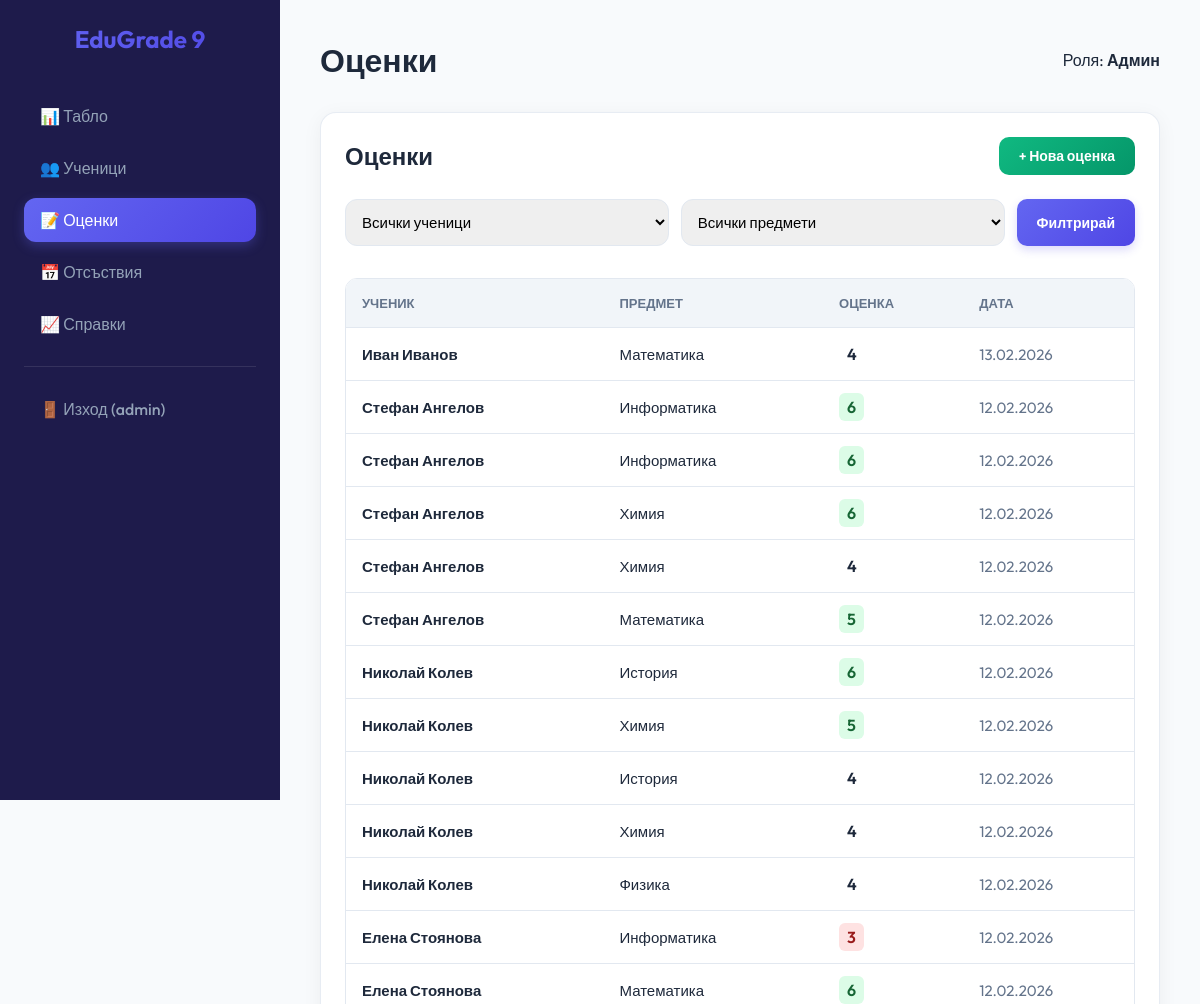
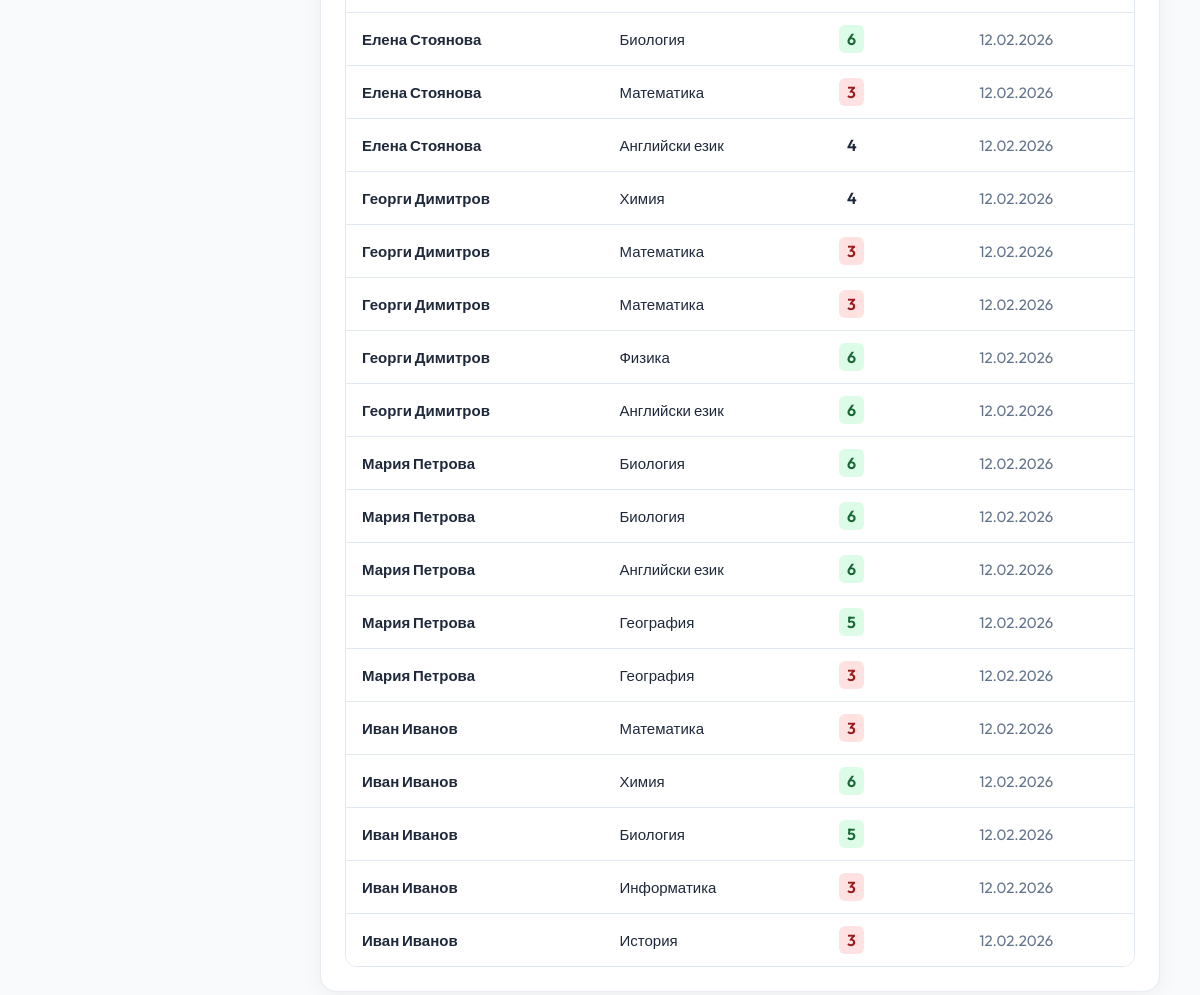
The page /grades/ (signed in) on the database its author committed (2 pictures, top to bottom).
### models.py (models this page shows, shortened)
class User(UserMixin, db.Model):
    __tablename__ = 'users'
    id = db.Column(db.Integer, primary_key=True)
    username = db.Column(db.String(64), unique=True, nullable=False, index=True)
    password_hash = db.Column(db.String(128))
    role = db.Column(db.String(20), nullable=False, default='student') # admin, teacher, student

class Grade(db.Model):
    __tablename__ = 'grades'
    id = db.Column(db.Integer, primary_key=True)
    student_id = db.Column(db.Integer, db.ForeignKey('students.id'), nullable=False)
    subject_id = db.Column(db.Integer, db.ForeignKey('subjects.id'), nullable=False)
    grade_value = db.Column(db.Integer, nullable=False) # 2-6
    date_added = db.Column(db.DateTime, default=datetime.utcnow)

class Student(db.Model):
    __tablename__ = 'students'
    id = db.Column(db.Integer, primary_key=True)
    first_name = db.Column(db.String(64), nullable=False)
    last_name = db.Column(db.String(64), nullable=False)
    student_class = db.Column(db.String(10), nullable=False) # e.g., '9A'
    email = db.Column(db.String(120), unique=True, index=True)
    grades = db.relationship('Grade', backref='student', lazy='dynamic', cascade='all, delete-orphan')
    absences = db.relationship('Absence', backref='student', lazy='dynamic', cascade='all, delete-orphan')

class Subject(db.Model):
    __tablename__ = 'subjects'
    id = db.Column(db.Integer, primary_key=True)
    name = db.Column(db.String(64), unique=True, nullable=False)
    grades = db.relationship('Grade', backref='subject', lazy='dynamic')

### routes/grades.py (the view)
@grades_bp.route('/')
@login_required
def list_grades():
    student_id = request.args.get('student_id', type=int)
    subject_id = request.args.get('subject_id', type=int)
    query = Grade.query
    if student_id:
        query = query.filter_by(student_id=student_id)
    if subject_id:
        query = query.filter_by(subject_id=subject_id)
    grades = query.order_by(Grade.date_added.desc()).all()
    students = Student.query.all()
    subjects = Subject.query.all()
    return render_template('grades/list.html', title='Оценки', grades=grades, students=students, subjects=subjects)

### templates/grades/list.html (shortened to what this page needs)
{% extends 'base.html' %}
{% block content %}
<div class="card">
    <div style="display: flex; justify-content: space-between; align-items: center; margin-bottom: 24px;">
        <h2>Оценки</h2>
        {% if current_user.role in ['admin', 'teacher'] %}
        <a href="{{ url_for('grades.add_grade') }}" class="btn btn-success">+ Нова оценка</a>
        {% endif %}
    </div>
    <form method="GET" style="display: flex; gap: 12px; margin-bottom: 32px; flex-wrap: wrap;">
        <select name="student_id"
            style="flex: 1; min-width: 200px; padding: 12px; border-radius: 12px; border: 1px solid #e2e8f0;">
            <option value="">Всички ученици</option>
        </select>
        <select name="subject_id"
            style="flex: 1; min-width: 200px; padding: 12px; border-radius: 12px; border: 1px solid #e2e8f0;">
            <option value="">Всички предмети</option>
        </select>
        <button type="submit" class="btn btn-primary">Филтрирай</button>
    </form>
    <div class="table-container">
        <table>
            <thead>
                <tr>
                    <th>Ученик</th>
                    <th>Предмет</th>
                    <th>Оценка</th>
                    <th>Дата</th>
                </tr>
            </thead>
            <tbody>
                {% for grade in grades %}
                <tr>
                    <td><strong>{{ grade.student.first_name }} {{ grade.student.last_name }}</strong></td>
                    <td>{{ grade.subject.name }}</td>
                    <td>
                        <span
                            class="badge {{ 'badge-success' if grade.grade_value >= 5 else 'badge-danger' if grade.grade_value <= 3 else '' }}"
                            style="font-size: 16px;">
                            {{ grade.grade_value }}
                        </span>
                    </td>
                    <td style="color: var(--text-muted);">{{ grade.date_added.strftime('%d.%m.%Y') }}</td>
                </tr>
                {% endfor %}
            </tbody>
        </table>
    </div>
</div>
{% endblock %}

### templates/base.html (shortened to what this page needs)
<!DOCTYPE html>
<html lang="bg">
<head>
    <link rel="stylesheet" href="{{ url_for('static', filename='css/style.css') }}">
</head>
<body>
    <div class="sidebar">
        <div class="logo">EduGrade 9</div>
        <nav>
            <ul>
                <li><a href="{{ url_for('index') }}" class="{{ 'active' if request.endpoint == 'index' else '' }}">📊
                        Табло</a></li>
                <li><a href="{{ url_for('students.list_students') }}"
                        class="{{ 'active' if 'students' in request.endpoint else '' }}">👥 Ученици</a></li>
                <li><a href="{{ url_for('grades.list_grades') }}"
                        class="{{ 'active' if 'grades' in request.endpoint else '' }}">📝 Оценки</a></li>
                <li><a href="{{ url_for('absences.list_absences') }}"
                        class="{{ 'active' if 'absences' in request.endpoint else '' }}">📅 Отсъствия</a></li>
                <li><a href="{{ url_for('reports.dashboard') }}"
                        class="{{ 'active' if 'reports' in request.endpoint else '' }}">📈 Справки</a></li>
                <hr style="margin: 20px 0; border: none; border-top: 1px solid rgba(255,255,255,0.1);">
                {% if current_user.is_authenticated %}
                <li><a href="{{ url_for('auth.logout') }}">🚪 Изход ({{ current_user.username }})</a></li>
                {% else %}
                <li><a href="{{ url_for('auth.login') }}"
                        class="{{ 'active' if 'auth.login' in request.endpoint else '' }}">🔑 Вход</a></li>
                <li><a href="{{ url_for('auth.register') }}"
                        class="{{ 'active' if 'auth.register' in request.endpoint else '' }}">📝 Регистрация</a></li>
                {% endif %}
            </ul>
        </nav>
    </div>
    <div class="main-content">
        <header>
            <h1>{{ title or "Начало" }}</h1>
            <div class="user-meta">
                {% if current_user.is_authenticated %}
                <span>Роля: <strong>{{ "Админ" if current_user.role == 'admin' else "Учител" if current_user.role ==
                        'teacher' else "Ученик" }}</strong></span>
                {% endif %}
            </div>
        </header>
        {% block content %}{% endblock %}
    </div>
</body>
</html>

### static/css/style.css (style rules this page uses)
:root { --primary-gradient: linear-gradient(135deg, #6366f1 0%, #4f46e5 100%); --secondary-gradient: linear-gradient(135deg, #10b981 0%, #059669 100%); --surface-color: #ffffff; --bg-color: #f8fafc; --text-main: #1e293b; --text-muted: #64748b; --sidebar-color: #1e1b4b; --accent-color: #6366f1; --danger: #ef4444; --warning: #f59e0b; --success: #10b981; --sidebar-width: 280px; --card-shadow: 0 4px 20px rgba(0, 0, 0, 0.05); --border-radius: 16px; }
* { box-sizing: border-box; margin: 0; padding: 0; }
body { font-family: 'Outfit', sans-serif; background-color: var(--bg-color); color: var(--text-main); display: flex; min-height: 100vh; }
.sidebar { width: var(--sidebar-width); height: 100vh; background-color: var(--sidebar-color); color: white; position: fixed; padding: 24px; display: flex; flex-direction: column; z-index: 1000; }
.sidebar .logo { font-size: 24px; font-weight: 700; margin-bottom: 40px; text-align: center; background: var(--primary-gradient); -webkit-background-clip: text; -webkit-text-fill-color: transparent; }
.sidebar nav ul { list-style: none; }
.sidebar nav ul li { margin-bottom: 8px; }
.sidebar nav ul li a { display: flex; align-items: center; padding: 12px 16px; color: #94a3b8; text-decoration: none; border-radius: 12px; transition: all 0.3s ease; font-weight: 500; }
.sidebar nav ul li a:hover, .sidebar nav ul li a.active { background: rgba(99, 102, 241, 0.1); color: white; }
.sidebar nav ul li a.active { background: var(--primary-gradient); color: white; box-shadow: 0 4px 12px rgba(99, 102, 241, 0.3); }
.main-content { margin-left: var(--sidebar-width); padding: 40px; flex: 1; max-width: calc(100% - var(--sidebar-width)); }
header { margin-bottom: 32px; display: flex; justify-content: space-between; align-items: center; }
h1, h2, h3 { font-weight: 700; color: var(--text-main); }
.card { background: var(--surface-color); border-radius: var(--border-radius); padding: 24px; box-shadow: var(--card-shadow); margin-bottom: 24px; border: 1px solid rgba(226, 232, 240, 0.8); transition: transform 0.3s ease; }
.table-container { overflow-x: auto; border-radius: 12px; border: 1px solid #e2e8f0; }
table { width: 100%; border-collapse: collapse; background: white; }
th { background-color: #f1f5f9; padding: 16px; text-align: left; font-size: 13px; font-weight: 600; text-transform: uppercase; color: var(--text-muted); }
td { padding: 16px; border-top: 1px solid #e2e8f0; font-size: 15px; }
.btn { display: inline-flex; align-items: center; justify-content: center; padding: 10px 20px; border-radius: 10px; font-weight: 600; font-size: 14px; cursor: pointer; transition: all 0.3s ease; text-decoration: none; border: none; gap: 8px; }
.btn-primary { background: var(--primary-gradient); color: white; box-shadow: 0 4px 10px rgba(79, 70, 229, 0.2); }
.btn-success { background: var(--secondary-gradient); color: white; }
input[type="text"], input[type="password"], input[type="email"], select, input[type="number"], input[type="date"] { width: 100%; padding: 12px 16px; border-radius: 10px; border: 1px solid #e2e8f0; font-family: inherit; font-size: 15px; transition: all 0.3s ease; }
.badge { padding: 4px 8px; border-radius: 6px; font-size: 12px; font-weight: 600; }
.badge-success { background: #dcfce7; color: #166534; }
.badge-danger { background: #fee2e2; color: #991b1b; }

### rows shown on the page
User: username "admin", role "Админ"
Grade: student.first_name "Иван", student.last_name "Иванов", subject.name "Математика", grade_value "4", date_added "13.02.2026"
Grade: student.first_name "Стефан", student.last_name "Ангелов", subject.name "Информатика", grade_value "6", date_added "12.02.2026"
Grade: student.first_name "Стефан", student.last_name "Ангелов", subject.name "Информатика", grade_value "6", date_added "12.02.2026"
Grade: student.first_name "Стефан", student.last_name "Ангелов", subject.name "Химия", grade_value "6", date_added "12.02.2026"
Grade: student.first_name "Стефан", student.last_name "Ангелов", subject.name "Химия", grade_value "4", date_added "12.02.2026"
Grade: student.first_name "Стефан", student.last_name "Ангелов", subject.name "Математика", grade_value "5", date_added "12.02.2026"
Grade: student.first_name "Николай", student.last_name "Колев", subject.name "История", grade_value "6", date_added "12.02.2026"
Grade: student.first_name "Николай", student.last_name "Колев", subject.name "Химия", grade_value "5", date_added "12.02.2026"
Grade: student.first_name "Николай", student.last_name "Колев", subject.name "История", grade_value "4", date_added "12.02.2026"
Grade: student.first_name "Николай", student.last_name "Колев", subject.name "Химия", grade_value "4", date_added "12.02.2026"
Grade: student.first_name "Николай", student.last_name "Колев", subject.name "Физика", grade_value "4", date_added "12.02.2026"
Grade: student.first_name "Елена", student.last_name "Стоянова", subject.name "Информатика", grade_value "3", date_added "12.02.2026"
Grade: student.first_name "Елена", student.last_name "Стоянова", subject.name "Математика", grade_value "6", date_added "12.02.2026"
Grade: student.first_name "Елена", student.last_name "Стоянова", subject.name "Биология", grade_value "6", date_added "12.02.2026"
Grade: student.first_name "Елена", student.last_name "Стоянова", subject.name "Математика", grade_value "3", date_added "12.02.2026"
Grade: student.first_name "Елена", student.last_name "Стоянова", subject.name "Английски език", grade_value "4", date_added "12.02.2026"
Grade: student.first_name "Георги", student.last_name "Димитров", subject.name "Химия", grade_value "4", date_added "12.02.2026"
Grade: student.first_name "Георги", student.last_name "Димитров", subject.name "Математика", grade_value "3", date_added "12.02.2026"
Grade: student.first_name "Георги", student.last_name "Димитров", subject.name "Математика", grade_value "3", date_added "12.02.2026"
Grade: student.first_name "Георги", student.last_name "Димитров", subject.name "Физика", grade_value "6", date_added "12.02.2026"
Grade: student.first_name "Георги", student.last_name "Димитров", subject.name "Английски език", grade_value "6", date_added "12.02.2026"
Grade: student.first_name "Мария", student.last_name "Петрова", subject.name "Биология", grade_value "6", date_added "12.02.2026"
Grade: student.first_name "Мария", student.last_name "Петрова", subject.name "Биология", grade_value "6", date_added "12.02.2026"
Grade: student.first_name "Мария", student.last_name "Петрова", subject.name "Английски език", grade_value "6", date_added "12.02.2026"
Grade: student.first_name "Мария", student.last_name "Петрова", subject.name "География", grade_value "5", date_added "12.02.2026"
Grade: student.first_name "Мария", student.last_name "Петрова", subject.name "География", grade_value "3", date_added "12.02.2026"
Grade: student.first_name "Иван", student.last_name "Иванов", subject.name "Математика", grade_value "3", date_added "12.02.2026"
Grade: student.first_name "Иван", student.last_name "Иванов", subject.name "Химия", grade_value "6", date_added "12.02.2026"
Grade: student.first_name "Иван", student.last_name "Иванов", subject.name "Биология", grade_value "5", date_added "12.02.2026"
Grade: student.first_name "Иван", student.last_name "Иванов", subject.name "Информатика", grade_value "3", date_added "12.02.2026"
Grade: student.first_name "Иван", student.last_name "Иванов", subject.name "История", grade_value "3", date_added "12.02.2026"

### other values the page prints
{{ title or "Начало" }} "Оценки"
